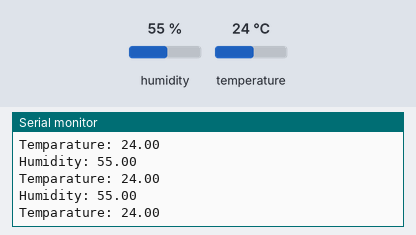
Bench run of a sketch on a simulated Arduino Uno, built with avr-gcc and run on an emulated ATmega328P. Parts: the last lines printed to the serial monitor. The test bench sets the inputs (shaded band); at power-on: humidity 55 %, temperature 24 °C.

Above: at 2.8 s.
2.9 s: humidity set to 22 %
At 5.5 s:
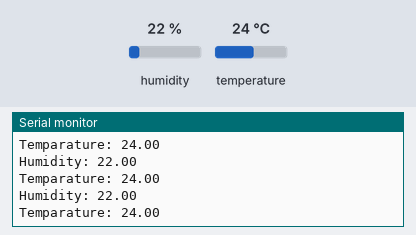
5.6 s: temperature set to 12 °C
At 7.6 s:
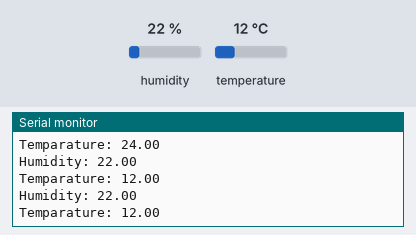
8.3 s: humidity set to 40 %
At 11.0 s:
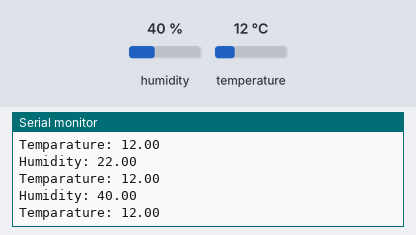
Timing chart, 0 to 12.5 s (numbered marks = the images above; inputs shaded):
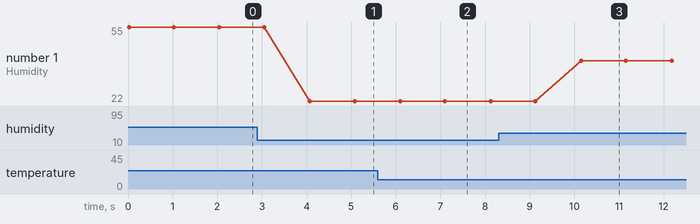

The sketch:

HT_sensor_1.ino
```cpp
#include "DHT.h"
#define DHTPIN 2
#define DHTTYPE DHT11
DHT dht(DHTPIN, DHTTYPE);

float h; // humidity;
float t; //temparature;

void setup() {
  Serial.begin(9600);
  dht.begin();
}

void loop() {
  h = dht.readHumidity();
  t = dht.readTemperature();

  Serial.print("Humidity: ");
  Serial.println(h);
  Serial.print("Temparature: ");
  Serial.println(t);

  delay(1000);
}
```

Measured:
- after the input at 2.9 s, the serial monitor: prints a new line after 1.2 s (image 1)
- after the input at 5.6 s, the serial monitor: prints a new line after 0.52 s (image 2)
- after the input at 8.3 s, the serial monitor: prints a new line after 1.9 s (image 3)
- plotted number 1: 55 → 22 after the input at 2.9 s, 22 → 40 after the input at 8.3 s
